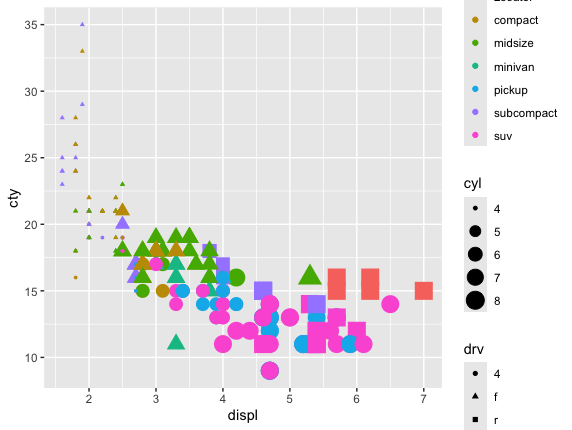

Write the R code that produced this figure.
library(ggplot2)

p <- ggplot(mpg, aes(displ, cty, colour = class,shape=drv,size=cyl)) +
  geom_point()

print(p)
